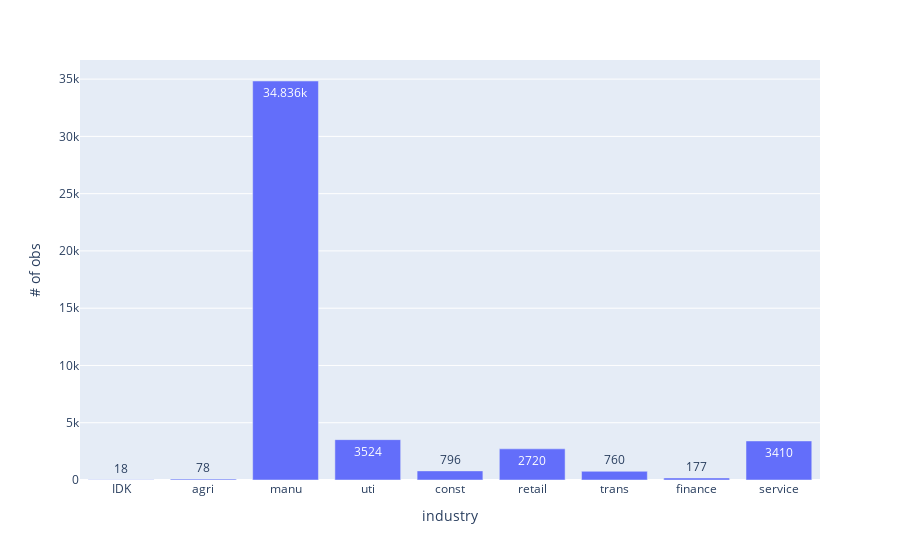

The notebook cell this image was saved under:
### Code cell
## obs in each industry

indus_count_li = []

for i in range(9):
    indus_count_li.append(df.groupby(['industry'])['industry'].count().values[i])

temp = pd.DataFrame(columns=['industry', '# of obs'])
temp['industry'] = ['IDK','agri', 'manu', 'uti', 'const', 'retail', 'trans', 'finance', 'service']
temp['# of obs'] = indus_count_li

fig = px.bar(temp, x='industry', y='# of obs', text_auto=True)
fig.show()

### Figure 1 — Plotly figure (JSON) as saved in the notebook; plotly's stock layout.template omitted (floating-point values rounded to 4 significant figures)
{"data": [{"alignmentgroup": "True", "hovertemplate": "industry=%{x}<br># of obs=%{y}<extra></extra>", "legendgroup": "", "marker": {"color": "#636efa", "pattern": {"shape": ""}}, "name": "", "offsetgroup": "", "orientation": "v", "showlegend": false, "textposition": "auto", "texttemplate": "%{y}", "type": "bar", "x": ["IDK", "agri", "manu", "uti", "const", "retail", "trans", "finance", "service"], "xaxis": "x", "y": [18, 78, 34836, 3524, 796, 2720, 760, 177, 3410], "yaxis": "y"}], "layout": {"barmode": "relative", "legend": {"tracegroupgap": 0}, "margin": {"t": 60}, "xaxis": {"anchor": "y", "domain": [0, 1], "title": {"text": "industry"}}, "yaxis": {"anchor": "x", "domain": [0, 1], "title": {"text": "# of obs"}}}}
